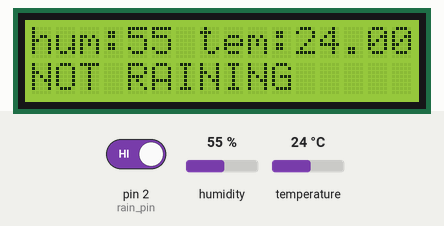
A sketch run on a simulated Arduino Uno, built with avr-gcc and run on an emulated ATmega328P. On the bench: 16×2 character LCD. The inputs (shaded band) are chosen by the test bench; at power-on: pin 2 (rain_pin) HIGH, humidity 55 %, temperature 24 °C. What the sketch prints to the serial monitor is not drawn.

Above: at 1.3 s.
1.4 s: pin 2 (rain_pin) driven LOW
At 3.3 s:
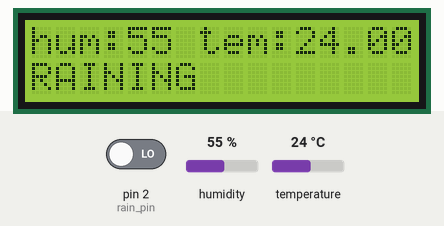
3.8 s: pin 2 (rain_pin) driven HIGH
At 5.1 s:
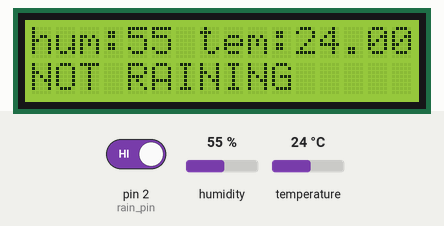
Timing chart, 0 to 6.8 s (numbered marks = the images above; inputs shaded):
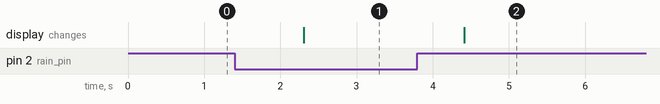

The sketch:

WeatherReportingSystem.ino
```cpp
#include <Wire.h>
#include <LiquidCrystal_I2C.h>
#include <dht.h>

#define dht_pin 3
#define rain_pin 2

dht DHT;
LiquidCrystal_I2C lcd(0x3F,16,02);

int current_time = 0,published_time = 0;

void setup() {
  Serial.begin(9600);
  lcd.init();
  lcd.init();
  lcd.backlight();
  pinMode(rain_pin,INPUT);
  DHT.read11(dht_pin);
}

void loop() {
  while(!Serial.available()){
  int humidity = DHT.humidity;
  float temperature = DHT.temperature;
  boolean isRaining = digitalRead(rain_pin);
  if (humidity > 0 && temperature > 0){
  lcd.setCursor(0,0);
  lcd.print("hum:");
  lcd.setCursor(4,0);
  lcd.print(String(humidity));
  lcd.setCursor(7,0);
  lcd.print("tem:");
  lcd.setCursor(11,0);
  lcd.print(String(temperature));
  lcd.setCursor(0,1);
  isRaining == false ? lcd.print("RAINING    "):lcd.print("NOT RAINING");
    Serial.print("The Sensor Readings are : \n");
    Serial.print("temperature : "+String(temperature)+"\n");
    Serial.print("humidity : "+String(humidity)+"\n");
    Serial.print("Raining Status : ");
    isRaining == false ? Serial.print("RAINING\n"):Serial.print("NOT RAINING\n");
  }
  delay(1000);
}
}
```

Measured:
- after the input at 1.4 s, the display: changes after 0.91 s (image 1)
- after the input at 3.8 s, the display: changes after 0.61 s (image 2)
